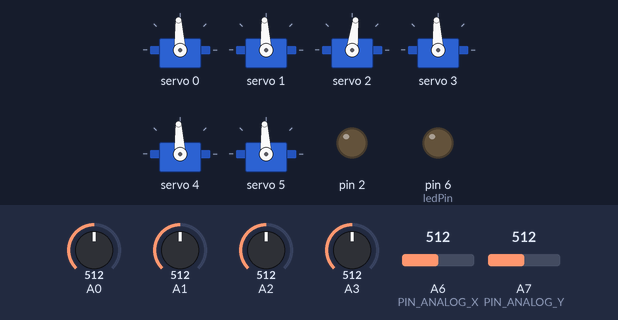
Bench run of a sketch on a simulated Arduino Nano, built with avr-gcc and run on an emulated ATmega328P. Parts: 6 × servo, output pins drawn as LEDs (lit = HIGH). The test bench sets the inputs (shaded band); at power-on: A0 = 512, A1 = 512, A2 = 512, A3 = 512, A6 (PIN_ANALOG_X) = 512, A7 (PIN_ANALOG_Y) = 512.

Above: at 1.2 s.
1.3 s: A0 set to 716
At 1.9 s:
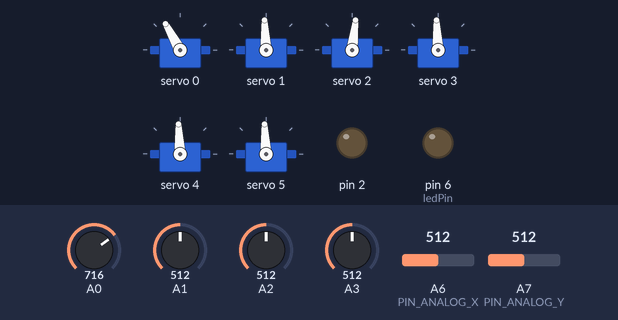
2.8 s: A1 set to 716
At 3.1 s:
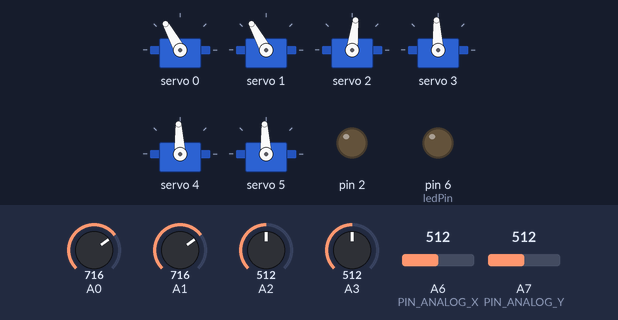
4.3 s: A2 set to 716
At 5.3 s:
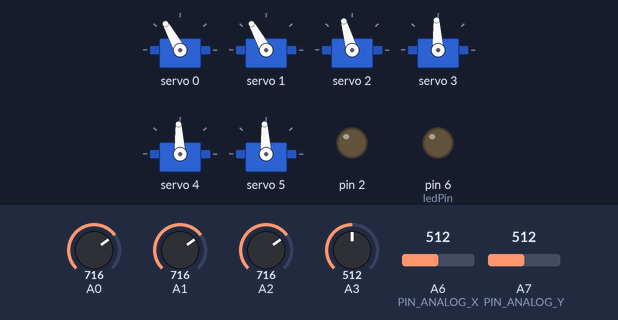
5.8 s: A3 set to 716
At 6.5 s:
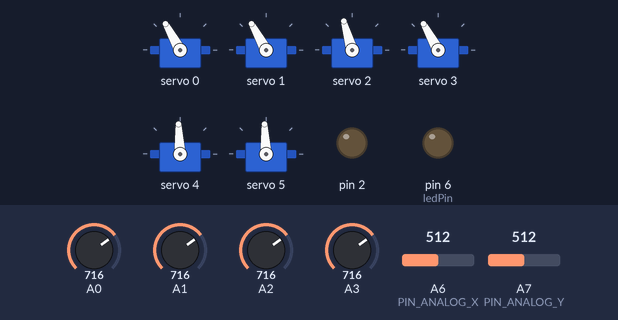
7.3 s: A6 (PIN_ANALOG_X) set to 716
At 7.6 s:
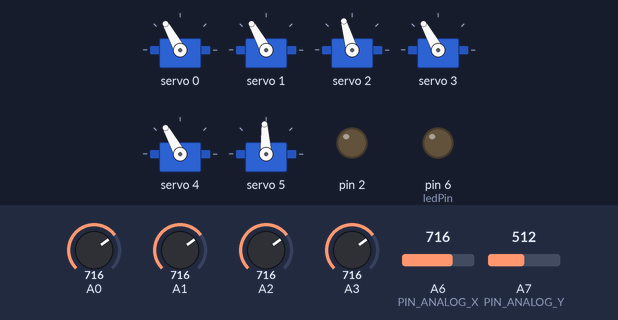
8.8 s: A7 (PIN_ANALOG_Y) set to 716
At 9.8 s:
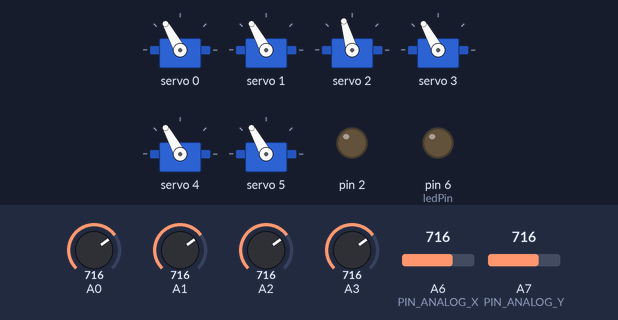
Timing chart, 0 to 11.3 s (numbered marks = the images above; inputs shaded):
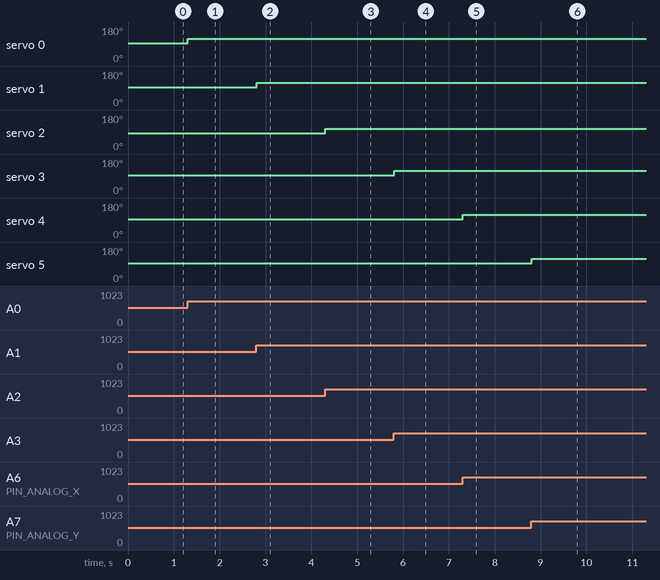

The sketch:

RoboticArm_-_final_code.ino
```cpp
#include <Wire.h>
#include <Adafruit_PWMServoDriver.h>

// called this way, it uses the default address 0x40
Adafruit_PWMServoDriver pwm = Adafruit_PWMServoDriver();// motor 0
Adafruit_PWMServoDriver pwm1 = Adafruit_PWMServoDriver();// motor 1
Adafruit_PWMServoDriver pwm2 = Adafruit_PWMServoDriver();// motor 2
Adafruit_PWMServoDriver pwm3 = Adafruit_PWMServoDriver();// motor 3
Adafruit_PWMServoDriver pwm4 = Adafruit_PWMServoDriver();// motor 4
Adafruit_PWMServoDriver pwm5 = Adafruit_PWMServoDriver();// motor 5

int degrees;
int servoAngleArray[6] = {"NULL"};
int potentiometerArray[6] = {"NULL"};
int pulselenArray[6] = {"NULL"};


long unsigned int time;
int servosLocation[3][6]={"NULL"};
bool whileRecording= true, theRecordingHasFinished;
int stopLoop,timeForRestoreTheMovement, stuckInTheRestoring=0;

const byte PIN_ANALOG_X = 6;
const byte PIN_ANALOG_Y = 7;
int x_position;
int y_position;

#define ledPin 6
#define switchPin 9
long unsigned int currentTime;


void setup() {

  //motor 0:
  pwm.begin();
  pwm.setOscillatorFrequency(27000000);
  pwm.setPWMFreq(50);  // Analog servos run at ~50 Hz updates

  //motor 1:
  pwm1.begin();
  pwm1.setOscillatorFrequency(27000000);
  pwm1.setPWMFreq(50);  // Analog servos run at ~50 Hz updates

  //motor 2:
  pwm2.begin();
  pwm2.setOscillatorFrequency(27000000);
  pwm2.setPWMFreq(50);  // Analog servos run at ~50 Hz updates

  //motor 3:
  pwm3.begin();
  pwm3.setOscillatorFrequency(27000000);
  pwm3.setPWMFreq(50);  // Analog servos run at ~50 Hz updates

  //motor 4:
  pwm4.begin();
  pwm4.setOscillatorFrequency(27000000);
  pwm4.setPWMFreq(50);  // Analog servos run at ~50 Hz updates

  //motor 5:
  pwm5.begin();
  pwm5.setOscillatorFrequency(27000000);
  pwm5.setPWMFreq(50);  // Analog servos run at ~50 Hz updates

  pinMode(2,OUTPUT);
  Serial.begin(115200);
  potentiometerArray[0]= analogRead(A0);// motor 0
  potentiometerArray[1]= analogRead(A1);// motor 1
  potentiometerArray[2]= analogRead(A2);// motor 2
  potentiometerArray[3]= analogRead(A3);// motor 3
  potentiometerArray[4]= analogRead(A6);// motor 4
  potentiometerArray[5]= analogRead(A7);// motor 5

  stopLoop= 0;
  theRecordingHasFinished= false;

  pinMode(switchPin, INPUT);
  pinMode(ledPin, OUTPUT);
}

void loop() {
    armControllerMovement(); //Enble arm movement
}


void armControllerMovement(){

  //those lines control on motor 0:
  potentiometerArray[0]= analogRead(A0);
  servoAngleArray[0] = map(potentiometerArray[0], 0, 1023, 0, 180);

  degrees = servoAngleArray[0];
  pulselenArray[0] = map(degrees, 0, 180, 800, 2200);
  pwm.writeMicroseconds(0, pulselenArray[0]);


  //those lines control on motor 1:
  potentiometerArray[1]= analogRead(A1);
  servoAngleArray[1]= map( potentiometerArray[1], 0, 1023, 0, 180);

  degrees = servoAngleArray[1];
  pulselenArray[1] = map(degrees, 0, 180, 800, 2200);
  pwm1.writeMicroseconds(1, pulselenArray[1]);


  //those lines control on motor 2:
  potentiometerArray[2]= analogRead(A2);
  servoAngleArray[2]= map( potentiometerArray[2], 0, 1023, 0, 180);

  degrees = servoAngleArray[2];
  pulselenArray[2] = map(degrees, 0, 180, 800, 2000);
  pwm2.writeMicroseconds(2, pulselenArray[2]);


  //those lines control on motor 3:
  potentiometerArray[3]= analogRead(A3);
  servoAngleArray[3]= map( potentiometerArray[3], 0, 1023, 0, 180);

  degrees = servoAngleArray[3];
  pulselenArray[3] = map(degrees, 0, 180, 800, 2200);
  pwm3.writeMicroseconds(3, pulselenArray[3]);


  //those lines control on motor 4:
  potentiometerArray[4]= analogRead(PIN_ANALOG_X);
  servoAngleArray[4]= map( potentiometerArray[4], 0, 1023, 0, 180);

  degrees = servoAngleArray[4];
  pulselenArray[4] = map(degrees, 0, 180, 800, 2200);
  pwm4.writeMicroseconds(4, pulselenArray[4]);


  //those lines control on motor 5:
  potentiometerArray[5]= analogRead(PIN_ANALOG_Y);
  servoAngleArray[5]= map( potentiometerArray[5], 0, 1023, 0, 180);

  degrees = servoAngleArray[5];
  pulselenArray[5] = map(degrees, 0, 180, 800, 2200);
  pwm5.writeMicroseconds(5, pulselenArray[5]);

}
```

Measured:
- after the input at 1.3 s, servo 0: 93° → 119° at once
- after the input at 2.8 s, servo 1: 93° → 119° at once
- after the input at 4.3 s, servo 2: 83° → 106° at once
- after the input at 5.8 s, servo 3: 93° → 119° at once
- after the input at 7.3 s, servo 4: 93° → 119° at once
- after the input at 8.8 s, servo 5: 93° → 119° at once
